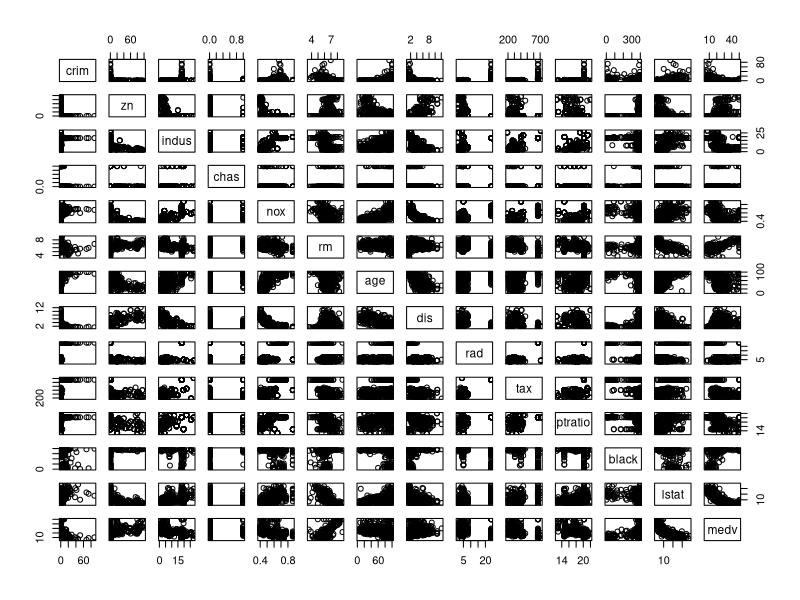
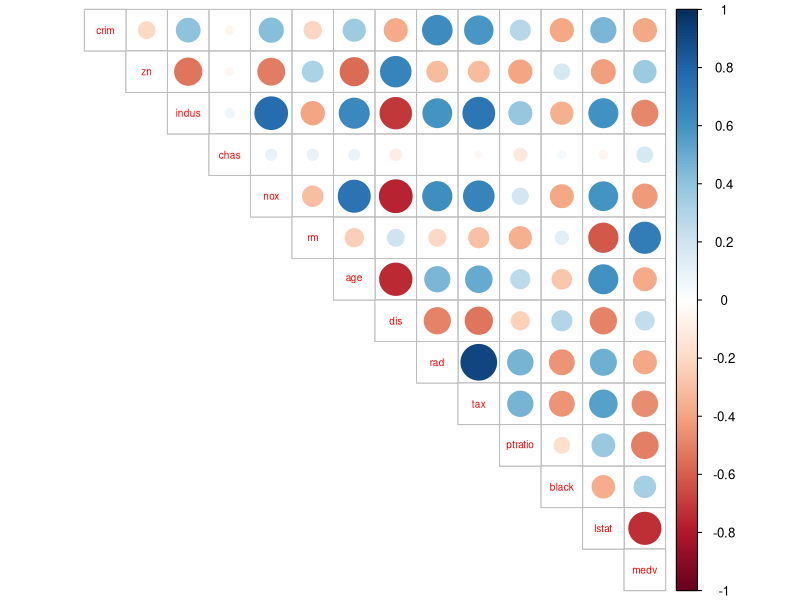
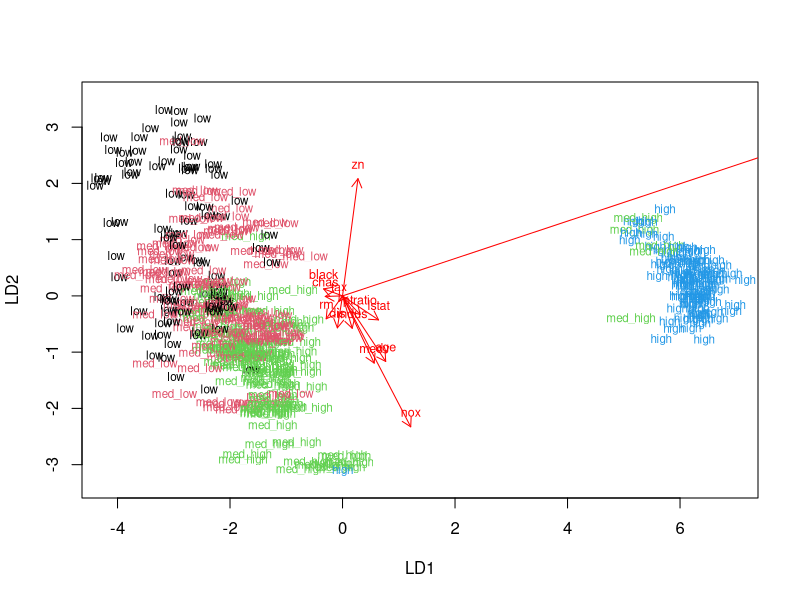
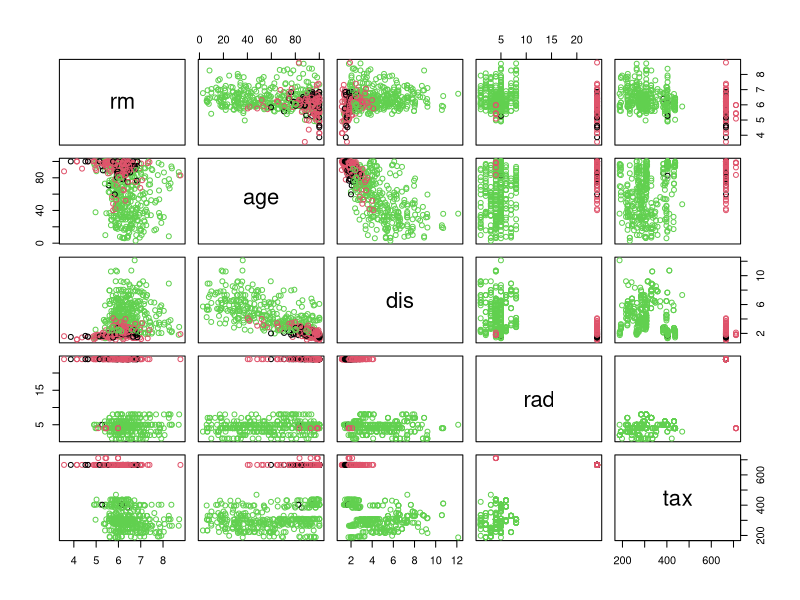
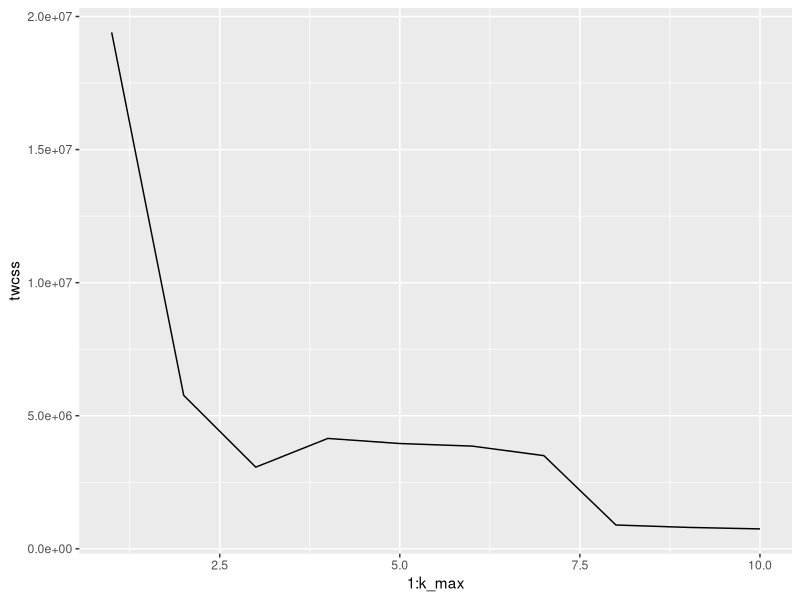
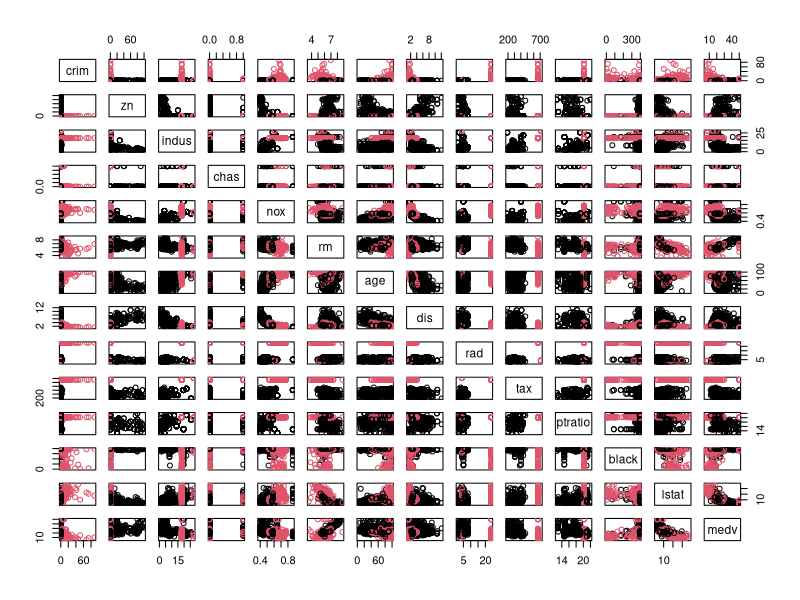

R code for these plots, in order:
## ---- chunk 1
library(MASS)
library(tidyverse)
library(corrplot)
data("Boston")
dim(Boston)
str(Boston)

## ---- chunk 2
summary(Boston)
pairs(Boston)
## ---- chunk 3
cor_matrix<-cor(Boston)
cor_matrix%>%round(digits=2)
corrplot(cor_matrix, method="circle", type="upper", cl.bos="b", tl.pos="d", tl.cex=0.6)
## ---- chunk 4
boston_scaled<-scale(Boston)
summary(boston_scaled)
class(boston_scaled)
boston_scaled<-as.data.frame(boston_scaled)
class(boston_scaled)


## ---- chunk 5
summary(Boston$crim)
bins<-quantile(boston_scaled$crim) #create a quantile vector of the crime in the boston_scaled
bins
classes<-c("low", "med_low", "med_high", "high")
classes
crime<-cut(boston_scaled$crim, breaks=bins, include.lowest = TRUE, labels=classes)
table(crime)
boston_scaled<-dplyr::select(boston_scaled, -crim)
boston_scaled<-data.frame(boston_scaled, crime)
## ---- chunk 6
n<-nrow(boston_scaled)
ind<-sample(n, size= n*0.8) ##choose randomly 80 % of the rows
train<-boston_scaled[ind, ]
test<-boston_scaled[-ind,]
correct_classes<-test$crime
test<-dplyr::select(test, -crime) # remove the crime variable from test data
## ---- chunk 7
lda.fit<-lda(crime~., data=train)
lda.fit
lda.arrows<-function(x, myscale=1, arrow_heads=0.1, color="red", tex=0.75, choices=c(1,2)){
  heads<-coef(x)
  arrows(x0=0, y=0,
         x1=myscale*heads[,choices[1]],
         y1=myscale*heads[,choices[2]], col=color, length=arrow_heads)
  text(myscale*heads[,choices], labels=row.names(heads), cex=tex, col=color, pos=3)
} ## function for lda biplot arrows
classes<-as.numeric(train$crime)
plot(lda.fit, dimen=2, col=classes, pch=classes)
lda.arrows(lda.fit, myscale=3)
## ---- chunk 8
lda.pred<-predict(lda.fit, newata=test) #this should continue with r code: table(correct=correct_classes, predicted=lda.pred$class) but for some reason my R doesn't allow to perform this and says only error "all arguments must have the same length"
## ---- chunk 9
dist_eu<-dist(Boston)
summary(dist_eu)
## ---- chunk 10
km<-kmeans(Boston, centers=3)
pairs(Boston[6:10], col=km$cluster)
set.seed(123)
k_max<-10
twcss<-sapply(1:k_max, function(k){kmeans(Boston, k)$tot.withinss})
qplot(x=1:k_max, y=twcss, geom="line")
km<-kmeans(Boston, centers=2)
pairs(Boston, col=km$cluster)

